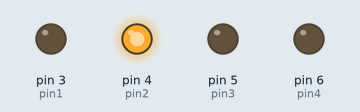
Bench run of a sketch on a simulated Arduino Uno, built with avr-gcc and run on an emulated ATmega328P. Shown: output pins drawn as LEDs (lit = HIGH).

Above: at 0.1 s.
At 1.1 s:
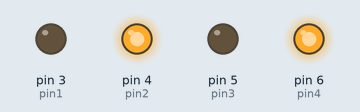
Timing chart, 0 to 2.6 s (numbered marks = the images above):
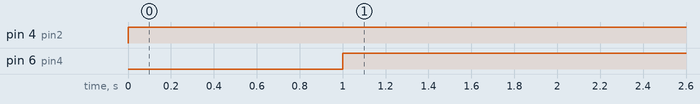

The sketch:

grippertest.ino
```cpp
 const int pin1 = 3;
const int pin2 = 4;
const int pin3 = 5;
const int pin4 = 6;

void setup() {
  // put your setup code here, to run once:
pinMode(pin1,OUTPUT);
pinMode(pin2,OUTPUT);
pinMode(pin3,OUTPUT);
pinMode(pin4,OUTPUT);


}

void loop() {
//
 digitalWrite(pin1,0);
 digitalWrite(pin2,1);
delay(1000);

 digitalWrite(pin3,0);
 digitalWrite(pin4,1);
delay(1000);

 // put your main code here, to run repeatedly:

}
```

Measured:
- by itself, pin 4 (pin2): LOW → HIGH at 0.00 s
- by itself, pin 6 (pin4): LOW → HIGH at 1.0 s
